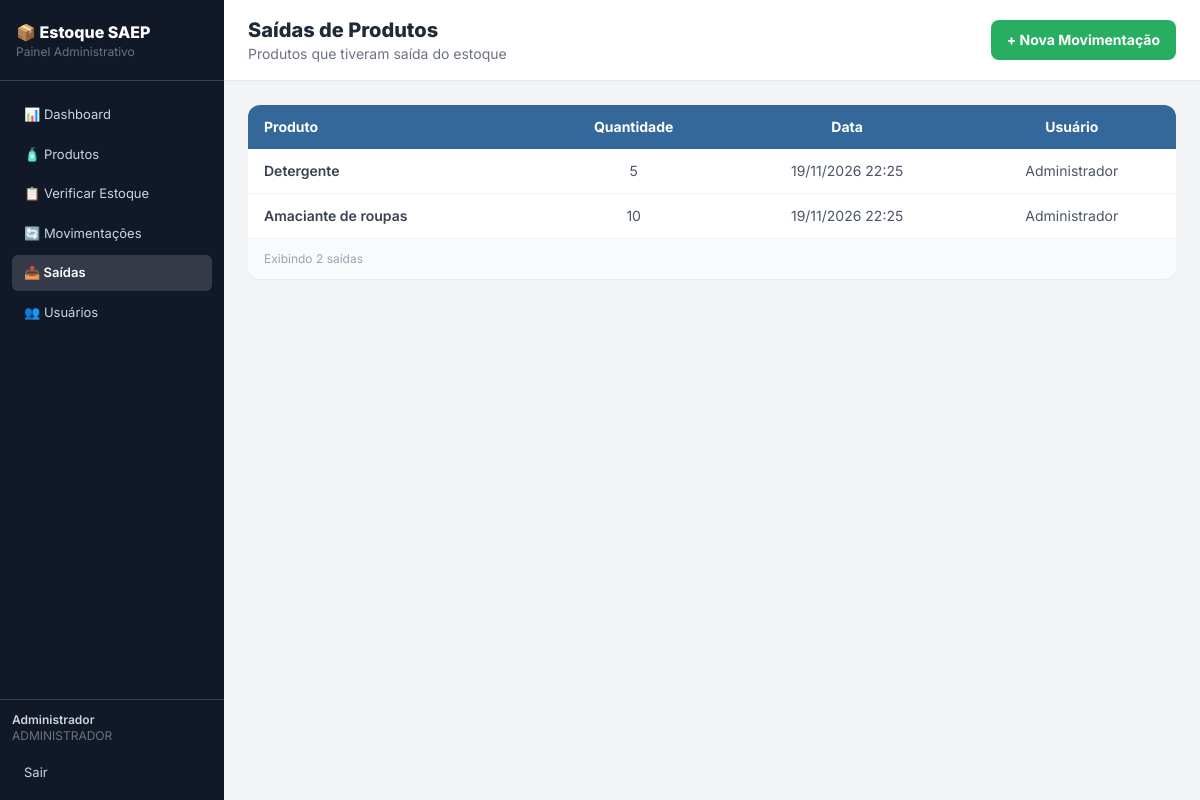
Page /saidas.php (signed in) on the committed database.
### tables this page shows
CREATE TABLE movimentacao (
    id_movimentacao INT AUTO_INCREMENT NOT NULL PRIMARY KEY,
    tipo VARCHAR(10) NOT NULL CHECK (tipo IN ('ENTRADA', 'SAIDA')),
    quantidade INTEGER NOT NULL,
    id_produto INTEGER NOT NULL,
    datetime_movimentacao DATETIME NOT NULL DEFAULT CURRENT_TIMESTAMP,
    id_user INTEGER NOT NULL,
    FOREIGN KEY (id_produto) REFERENCES produto(id_produto),
    FOREIGN KEY (id_user) REFERENCES `user`(id_user)
);

CREATE TABLE produto (
    id_produto INT AUTO_INCREMENT NOT NULL PRIMARY KEY,
    nome VARCHAR(100) NOT NULL,
    quantidade_estoque INTEGER NOT NULL DEFAULT 0,
    valor_unitario NUMERIC(10,2) NOT NULL,
    data_cadastro DATE NOT NULL DEFAULT (CURRENT_DATE)
);

CREATE TABLE `user` (
    id_user INT AUTO_INCREMENT NOT NULL PRIMARY KEY,
    nome VARCHAR(100) NOT NULL,
    login VARCHAR(50) NOT NULL UNIQUE,
    senha VARCHAR(255) NOT NULL,
    perfil ENUM('ADMINISTRADOR','OPERADOR') NOT NULL DEFAULT 'OPERADOR',
    ativo TINYINT(1) NOT NULL DEFAULT 1
);

### saidas.php (the view, shortened to what this page needs)
<?php
require_once __DIR__ . '/conexao.php';
require_once __DIR__ . '/includes/menu.php';
$sql = "SELECT m.quantidade, m.datetime_movimentacao, p.nome AS produto, u.nome AS usuario
        FROM movimentacao m
        JOIN produto p ON p.id_produto = m.id_produto
        LEFT JOIN `user` u ON u.id_user = m.id_user
        WHERE m.tipo = 'SAIDA'
        ORDER BY m.id_movimentacao DESC";
$saidas = $pdo->query($sql)->fetchAll();
?>
    <main class="flex-1 flex flex-col">
        <div class="bg-white border-b border-gray-200 px-6 py-4 flex items-center justify-between">
            <div>
                <h1 class="text-xl font-extrabold text-gray-800">Saídas de Produtos</h1>
                <p class="text-sm text-gray-500">Produtos que tiveram saída do estoque</p>
            </div>
            <a href="movimentacao_form.php" class="bg-senai-green text-white font-bold px-4 py-2.5 rounded-lg text-sm hover:bg-green-600 transition flex items-center gap-2">
                + Nova Movimentação
            </a>
        </div>
        <div class="p-6 flex-1">
            <div class="bg-white rounded-xl shadow-sm overflow-hidden">
                <table class="w-full text-sm">
                    <thead class="bg-senai-blue text-white">
                        <tr>
                            <th class="px-4 py-3 text-left">Produto</th>
                            <th class="px-4 py-3 text-center">Quantidade</th>
                            <th class="px-4 py-3 text-center">Data</th>
                            <th class="px-4 py-3 text-center">Usuário</th>
                        </tr>
                    </thead>
                    <tbody class="divide-y divide-gray-100">
                    <?php foreach ($saidas as $s): ?>
                        <tr class="hover:bg-gray-50 transition">
                            <td class="px-4 py-3 text-gray-700 font-semibold"><?= htmlspecialchars($s["produto"]) ?></td>
                            <td class="px-4 py-3 text-center text-gray-600"><?= $s["quantidade"] ?></td>
                            <td class="px-4 py-3 text-center text-gray-600"><?= date("d/m/Y H:i", strtotime($s["datetime_movimentacao"])) ?></td>
                            <td class="px-4 py-3 text-center text-gray-600"><?= htmlspecialchars($s["usuario"] ?? "-") ?></td>
                        </tr>
                    <?php endforeach; ?>
                    </tbody>
                </table>
                <div class="border-t border-gray-100 px-4 py-3 bg-gray-50">
                    <p class="text-xs text-gray-400">Exibindo <?= count($saidas) ?> saídas</p>
                </div>
            </div>
        </div>
    </main>
</body>
</html>

### includes/menu.php (style rules this page uses)
body { font-family: 'Inter', sans-serif; }

### rows in the picture
movimentacao: id_produto.nome "Detergente", quantidade "5", datetime_movimentacao "19/11/2026 22:25", id_user.nome "Administrador"
movimentacao: id_produto.nome "Amaciante de roupas", quantidade "10", datetime_movimentacao "19/11/2026 22:25", id_user.nome "Administrador"

### other values in the picture
$_SESSION['nome'] "Administrador"
$_SESSION['perfil'] "ADMINISTRADOR"
count($saidas) "2"
